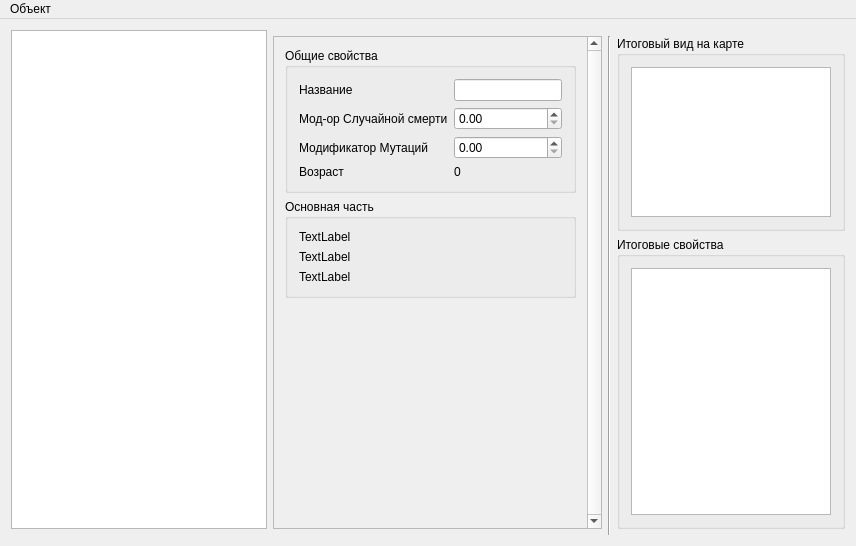
<?xml version="1.0" encoding="UTF-8"?>
<ui version="4.0">
 <class>ObjectsEditorClass</class>
 <widget class="QMainWindow" name="ObjectsEditorClass">
  <property name="geometry">
   <rect>
    <x>0</x>
    <y>0</y>
    <width>856</width>
    <height>546</height>
   </rect>
  </property>
  <property name="windowTitle">
   <string>ObjectsEditor</string>
  </property>
  <widget class="QWidget" name="centralWidget">
   <layout class="QGridLayout" name="gridLayout">
    <item row="1" column="1" rowspan="2">
     <widget class="QScrollArea" name="sa_Properties">
      <property name="verticalScrollBarPolicy">
       <enum>Qt::ScrollBarAlwaysOn</enum>
      </property>
      <property name="horizontalScrollBarPolicy">
       <enum>Qt::ScrollBarAlwaysOff</enum>
      </property>
      <property name="widgetResizable">
       <bool>true</bool>
      </property>
      <widget class="QWidget" name="scrollAreaWidgetContents">
       <property name="geometry">
        <rect>
         <x>0</x>
         <y>0</y>
         <width>279</width>
         <height>499</height>
        </rect>
       </property>
       <layout class="QVBoxLayout" name="verticalLayout_3">
        <item>
         <widget class="QGroupBox" name="gb_GeneralProps">
          <property name="sizePolicy">
           <sizepolicy hsizetype="Preferred" vsizetype="Maximum">
            <horstretch>0</horstretch>
            <verstretch>0</verstretch>
           </sizepolicy>
          </property>
          <property name="title">
           <string>Общие свойства</string>
          </property>
          <layout class="QFormLayout" name="formLayout">
           <item row="1" column="0">
            <widget class="QLabel" name="label">
             <property name="text">
              <string>Мод-ор Случайной смерти</string>
             </property>
            </widget>
           </item>
           <item row="1" column="1">
            <widget class="QDoubleSpinBox" name="doubleSpinBox"/>
           </item>
           <item row="2" column="0">
            <widget class="QLabel" name="label_2">
             <property name="text">
              <string>Модификатор Мутаций</string>
             </property>
            </widget>
           </item>
           <item row="3" column="0">
            <widget class="QLabel" name="label_3">
             <property name="text">
              <string>Возраст</string>
             </property>
            </widget>
           </item>
           <item row="3" column="1">
            <widget class="QLabel" name="label_4">
             <property name="text">
              <string>0</string>
             </property>
            </widget>
           </item>
           <item row="2" column="1">
            <widget class="QDoubleSpinBox" name="doubleSpinBox_2"/>
           </item>
           <item row="0" column="1">
            <widget class="QLineEdit" name="lineEdit"/>
           </item>
           <item row="0" column="0">
            <widget class="QLabel" name="label_5">
             <property name="text">
              <string>Название</string>
             </property>
            </widget>
           </item>
          </layout>
         </widget>
        </item>
        <item>
         <widget class="QGroupBox" name="gb_MainBody">
          <property name="title">
           <string>Основная часть</string>
          </property>
          <layout class="QVBoxLayout" name="verticalLayout_4">
           <item>
            <widget class="QLabel" name="label_6">
             <property name="text">
              <string>TextLabel</string>
             </property>
            </widget>
           </item>
           <item>
            <widget class="QLabel" name="label_7">
             <property name="text">
              <string>TextLabel</string>
             </property>
            </widget>
           </item>
           <item>
            <widget class="QLabel" name="label_8">
             <property name="text">
              <string>TextLabel</string>
             </property>
            </widget>
           </item>
          </layout>
         </widget>
        </item>
        <item>
         <spacer name="verticalSpacer">
          <property name="orientation">
           <enum>Qt::Vertical</enum>
          </property>
          <property name="sizeHint" stdset="0">
           <size>
            <width>20</width>
            <height>40</height>
           </size>
          </property>
         </spacer>
        </item>
       </layout>
      </widget>
     </widget>
    </item>
    <item row="1" column="2" rowspan="3">
     <widget class="Line" name="line">
      <property name="orientation">
       <enum>Qt::Vertical</enum>
      </property>
     </widget>
    </item>
    <item row="2" column="3">
     <widget class="QGroupBox" name="gb_FinallProperties">
      <property name="sizePolicy">
       <sizepolicy hsizetype="Maximum" vsizetype="Minimum">
        <horstretch>0</horstretch>
        <verstretch>0</verstretch>
       </sizepolicy>
      </property>
      <property name="title">
       <string>Итоговые свойства</string>
      </property>
      <layout class="QVBoxLayout" name="verticalLayout">
       <item>
        <widget class="QListView" name="FinalPropsView">
         <property name="minimumSize">
          <size>
           <width>200</width>
           <height>0</height>
          </size>
         </property>
         <property name="maximumSize">
          <size>
           <width>200</width>
           <height>16777215</height>
          </size>
         </property>
        </widget>
       </item>
      </layout>
     </widget>
    </item>
    <item row="0" column="0" rowspan="3">
     <widget class="QGraphicsView" name="gv_DNA_View"/>
    </item>
    <item row="1" column="3">
     <widget class="QGroupBox" name="gb_CellView">
      <property name="sizePolicy">
       <sizepolicy hsizetype="Maximum" vsizetype="Maximum">
        <horstretch>0</horstretch>
        <verstretch>0</verstretch>
       </sizepolicy>
      </property>
      <property name="title">
       <string>Итоговый вид на карте</string>
      </property>
      <layout class="QVBoxLayout" name="verticalLayout_2">
       <item>
        <widget class="QGraphicsView" name="gv_CellView">
         <property name="minimumSize">
          <size>
           <width>200</width>
           <height>150</height>
          </size>
         </property>
         <property name="maximumSize">
          <size>
           <width>200</width>
           <height>150</height>
          </size>
         </property>
        </widget>
       </item>
      </layout>
     </widget>
    </item>
   </layout>
  </widget>
  <widget class="QMenuBar" name="menuBar">
   <property name="geometry">
    <rect>
     <x>0</x>
     <y>0</y>
     <width>856</width>
     <height>21</height>
    </rect>
   </property>
   <widget class="QMenu" name="menu">
    <property name="title">
     <string>Объект</string>
    </property>
    <addaction name="action_newObject"/>
    <addaction name="action_LoadObject"/>
    <addaction name="action_SaveObject"/>
    <addaction name="separator"/>
    <addaction name="action_Exit"/>
   </widget>
   <addaction name="menu"/>
  </widget>
  <action name="action_newObject">
   <property name="text">
    <string>Новый</string>
   </property>
  </action>
  <action name="action_LoadObject">
   <property name="text">
    <string>Загрузить</string>
   </property>
  </action>
  <action name="action_SaveObject">
   <property name="enabled">
    <bool>false</bool>
   </property>
   <property name="text">
    <string>Сохранить</string>
   </property>
  </action>
  <action name="action_Exit">
   <property name="text">
    <string>Выход</string>
   </property>
  </action>
 </widget>
 <layoutdefault spacing="6" margin="11"/>
 <resources/>
 <connections>
  <connection>
   <sender>action_Exit</sender>
   <signal>triggered()</signal>
   <receiver>ObjectsEditorClass</receiver>
   <slot>close()</slot>
   <hints>
    <hint type="sourcelabel">
     <x>-1</x>
     <y>-1</y>
    </hint>
    <hint type="destinationlabel">
     <x>388</x>
     <y>273</y>
    </hint>
   </hints>
  </connection>
 </connections>
</ui>
